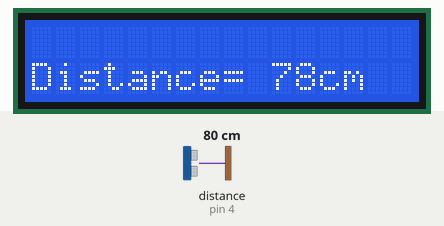
Recording of a sketch running on a simulated Arduino Uno, built with avr-gcc and run on an emulated ATmega328P. On the bench: 16×2 character LCD. Wiring (inferred from the names in the program): ultrasonic range finder: trigger pin 2; echo pin 4. Inputs (shaded band) come from the test bench; at power-on: distance to the obstacle (sensor on pin 4) 80 cm. The echo pulse lasts 58.3 µs per cm.

Above: at 1.2 s.
1.3 s: distance to the obstacle (sensor on pin 4) set to 12 cm
At 1.8 s:
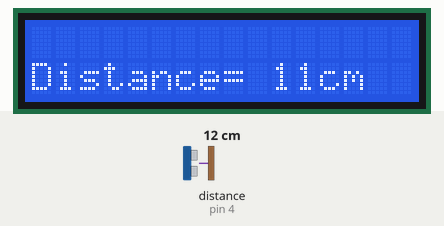
2.8 s: distance to the obstacle (sensor on pin 4) set to 9 cm
At 4.0 s:
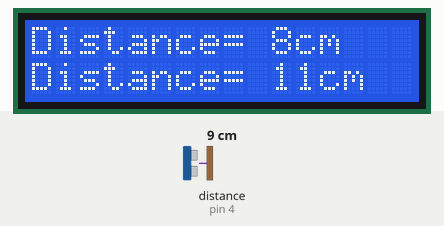
4.3 s: distance to the obstacle (sensor on pin 4) set to 2 cm
At 5.1 s:
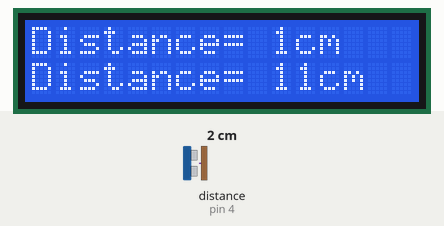
Timing chart, 0 to 7.3 s (numbered marks = the images above; inputs shaded):
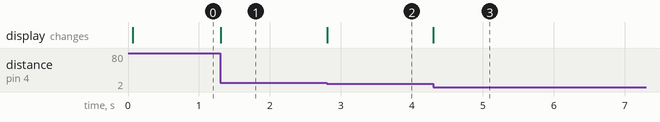

Measured:
- the behaviour switches between 11 and 10 cm on distance to the obstacle (sensor on pin 4) (found by bisection; images 1 and 2)
- after the input at 1.3 s, the display: changes at once (image 1)
- after the input at 2.8 s, the display: changes at once (image 2)
- after the input at 4.3 s, the display: changes at once (image 3)

The sketch:

Ultrasonic_LCD_sketch_jun30a.ino
```cpp
#include <LiquidCrystal.h>
const int rs=8,enabler=9,d4=10,d5=11,d6=12,d7=13;
LiquidCrystal lcd(rs, enabler, d4, d5, d6, d7);

const int trigPin=2, echo=4;
int distance, duration;

void setup() {
  // put your setup code here, to run once:
  lcd.begin(16,2);

  pinMode(trigPin, OUTPUT);
  pinMode(echo,INPUT);
  Serial.begin(9600);

}

void loop() {
  // put your main code here, to run repeatedly:

  // Ultrasonic Sensor
  digitalWrite(trigPin,LOW);
  delayMicroseconds(2);

  digitalWrite(trigPin,HIGH);
  delayMicroseconds(10);
  digitalWrite(trigPin,LOW);

  duration=pulseIn(echo,HIGH);

  distance=(duration * 0.034)/2; // what??????????

  // LCD Outlet
  if(distance < 10){
    lcd.setCursor(0,0); // Lcd Setup Command
    lcd.print("Distance= "); // Data send
    lcd.print(distance);
    lcd.print("cm"); // for : Distance= xx Cm
  }
  else{
    lcd.setCursor(0,1); // Lcd Setup Command
    lcd.print("Distance= "); // Data send
    lcd.print(distance);
    lcd.print("cm"); // for : Distance= xx Cm
  }

  // lcd.setCursor(0,1);
  // lcd.print("Charizard");
}
```
